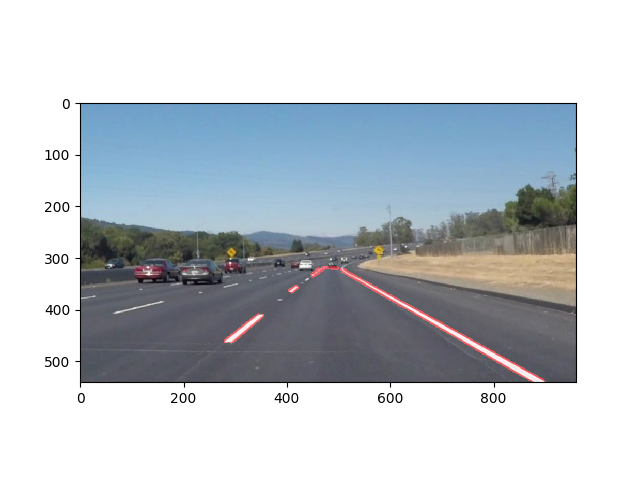
#> input picture Project1/Image Results/Project/solidwhitecurve.png, 640 x 480 px
$ python -i image_pipeline.py   (imports and definitions only)
#> lines starting #> are read from the running program, lines starting #| are printed output that depends on the picture; after the words box and inside, x2 and y2 are one past the last pixel; in counts of white or black regions, pixels touching at a corner belong together
import matplotlib.pyplot as plt
import matplotlib.image as mpimg
import numpy as np
import cv2
import math
import os
import imageio
import image_functions
from moviepy.editor import VideoFileClip
from IPython.display import HTML

def read_image(filepath):
    """
    Accepts images of type jpeg and png
    :param filepath: path to desired image
    :return: image in 0, 255 byte scale
    """
    extentsion = filepath.split(".")[-1]

    if str(extentsion).upper() in ("JPG", "JPEG"):
        return mpimg.imread(filepath)
    elif str(extentsion).upper() == "PNG":
        return (mpimg.imread(filepath)*255).astype('uint8')
    else:
        sys.exit("Unknown file type - try jpg and png files")

def grayscale(img):
    """
    Applies the Grayscale transform
    This will return an image with only one color channel
    but NOTE: to see the returned image as grayscale
    you should call plt.imshow(gray, cmap='gray')
    :param img: image to be converted to grayscale
    :return: image in grayscale
    """
    return cv2.cvtColor(img, cv2.COLOR_BGR2GRAY)

def gaussian_blur(img, kernel_size):
    """
    Applies a Gaussian kernel to reduce the noise in the image
    :param img: image for smoothing
    :param kernel_size: kernel size to be applied for the gaussian
    :return: smoothed image
    """
    return cv2.GaussianBlur(img, (kernel_size, kernel_size), 0)

def canny(img, low_threshold, high_threshold):
    """
    Applies the Canny transform
    :param img: image
    :param low_threshold: lower bound for signal rejection
    :param high_threshold: upper bound for detecting strong edges
    :return: transformed image
    """
    return cv2.Canny(img, low_threshold, high_threshold)

def region_of_interest(img, vertices):
    """
    Applies an image mask.

    Only keeps the region of the image defined by the polygon
    formed from `vertices`. The rest of the image is set to black.
    :param img: image
    :param vertices: vertices for the polygon
    :return: masked image
    """
    # defining a blank mask to start with
    mask = np.zeros_like(img)

    # defining a 3 channel or 1 channel color to fill the mask with depending on the input image
    if len(img.shape) > 2:
        channel_count = img.shape[2]  # i.e. 3 or 4 depending on your image
        ignore_mask_color = (255,) * channel_count
    else:
        ignore_mask_color = 255

    # filling pixels inside the polygon defined by "vertices" with the fill color
    cv2.fillPoly(mask, vertices, ignore_mask_color)

    # returning the image only where mask pixels are nonzero
    masked_image = cv2.bitwise_and(img, mask)
    return masked_image

def draw_lines(img, lines, color=[255, 0, 0], thickness=5):
    """
    Draws line segments onto image
    This function modifies the given image and draws lines on it.
    The lines are based on the coordinates of 2 points
    :param img: image
    :param lines: end point pairs for all line segments
    :param color: desired line color
    :param thickness: desired line thickness
    :return: image with lines
    """
    for line in lines:
        for x1, y1, x2, y2 in line:
            cv2.line(img, (x1, y1), (x2, y2), color, thickness)

def hough_lines(img, rho, theta, threshold, min_line_len, max_line_gap):
    """
    Calculates hough line segments and draws them one the image provided
    :param img: should be the output of a Canny transform.
    :param rho: radial distance from the center
    :param theta: rotation angle
    :param threshold: threshold for intersection counts
    :param min_line_len: minimum line length limit
    :param max_line_gap: maximum allowed line gap in pixels
    :return: Returns an image with hough lines drawn.
    """
    lines = cv2.HoughLinesP(img, rho, theta, threshold, np.array([]), minLineLength=min_line_len,
                            maxLineGap=max_line_gap)
    line_img = np.zeros((*img.shape, 3), dtype=np.uint8)
    draw_lines(line_img, lines)
    return line_img

def weighted_img(img, initial_img, α=1.0, β=0.5, λ=0.):
    """
    `img` is the output of the hough_lines(), An image with lines drawn on it.
    Should be a blank image (all black) with lines drawn on it.

    `initial_img` should be the image before any processing.

    The result image is computed as follows:

    initial_img * α + img * β + λ
    NOTE: initial_img and img must be the same shape!
    """
    return cv2.addWeighted(initial_img, α, img, β, λ)


# [2 lines not run here, left out]

def image_pipeline(img):
    gray = grayscale(img)
    kernel_size=5
    blur_gray=gaussian_blur(gray,kernel_size)
    low_threshold = 38
    high_threshold = 145
    edges=canny(blur_gray, low_threshold, high_threshold)
    vertices = np.array([[(138,537),(460,316), (500,316), (920,537)]], dtype=np.int32)
    masked_edges=region_of_interest(edges,vertices)

    rho = 1
    theta = np.pi / 180
    threshold_hough = 20
    min_line_length = 7
    max_line_gap = 5
    line_image = hough_lines(masked_edges, rho, theta, threshold_hough, min_line_length, max_line_gap)
    line_edges = weighted_img(line_image, img)

    if not is_video_file:
        fig = plt.figure()
        plt.imshow(line_edges)
        plt.show()

    return line_edges


def run_images():
    """
    Read all the images in the folder, process, display and write them.
    """
    for img_name in os.listdir("/home/nvidia/opencv/samples/python/Udacity/Project1/Sample Images/"):
        folder_name = "Sample Images"
        path = folder_name + "/" + img_name
        image = read_image(path)

        print(img_name.upper())

        result = image_pipeline(image)

        nm, ext = img_name.split(".")
        out_file_name = "Results/" + nm + "_out." + ext
        cv2.imwrite(out_file_name, cv2.cvtColor(result, cv2.COLOR_BGR2RGB))


prev_lines = []
is_video_file = True
white_output = 'Results/challenge.mp4'
# [1 line that did not run here, left out]
# [1 line that did not run here, left out]
# [1 line not run here, left out]

#run_images()

>>> import cv2
>>> picture = cv2.imread('Image Results/Project/solidwhitecurve.png')
#> picture is the input picture: shape (480, 640, 3); mean B, G, R 204.8, 198.8, 192.4
>>> result = image_pipeline(picture)
#> in grayscale, `return cv2.cvtColor(img, cv2.COLOR_BGR2GRAY)`:
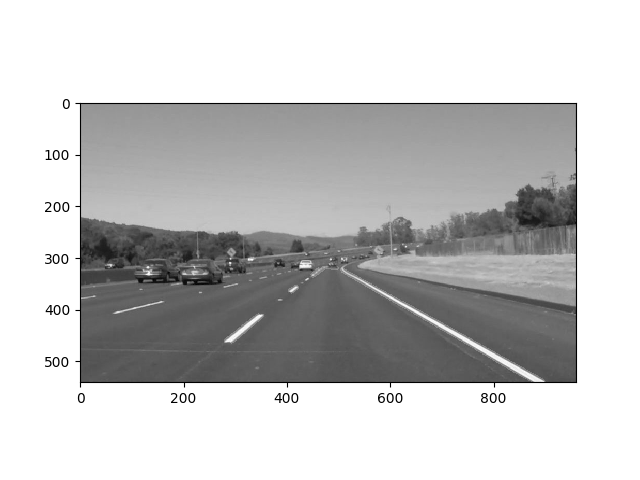
#> returned value: shape (480, 640); min 0, max 255, mean 197.6
#> in gaussian_blur, `return cv2.GaussianBlur(img, (kernel_size, kernel_size), 0)`:
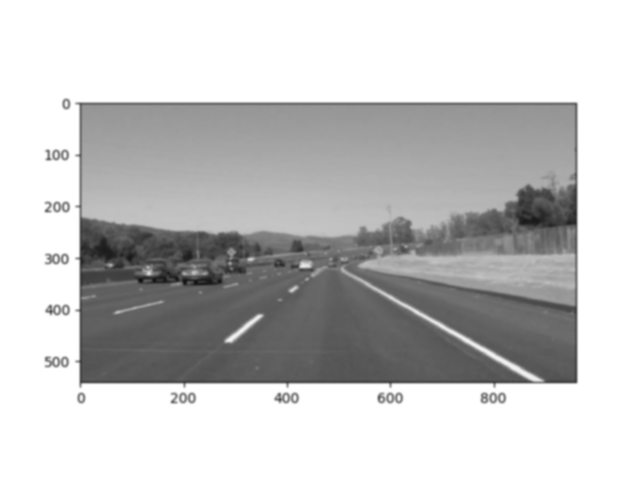
#> returned value: shape (480, 640); min 17, max 255, mean 197.6
#> in canny, `return cv2.Canny(img, low_threshold, high_threshold)`:
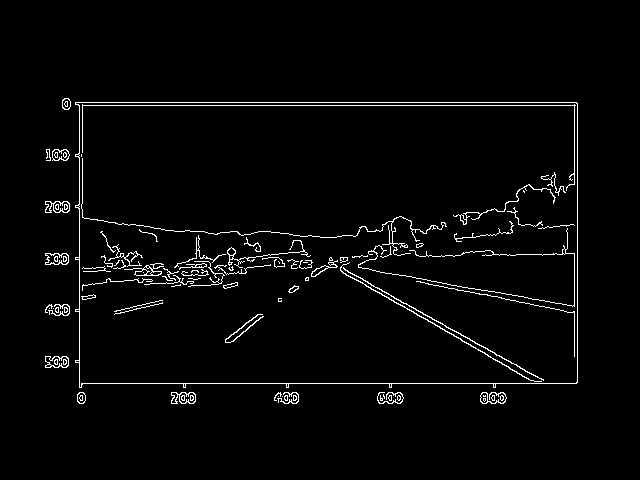
#> returned value: shape (480, 640); 2.7% white in thin lines or dots, all inside (x1, y1, x2, y2) = (45, 98, 578, 404)
#> in region_of_interest, `cv2.fillPoly(mask, vertices, ignore_mask_color)`:
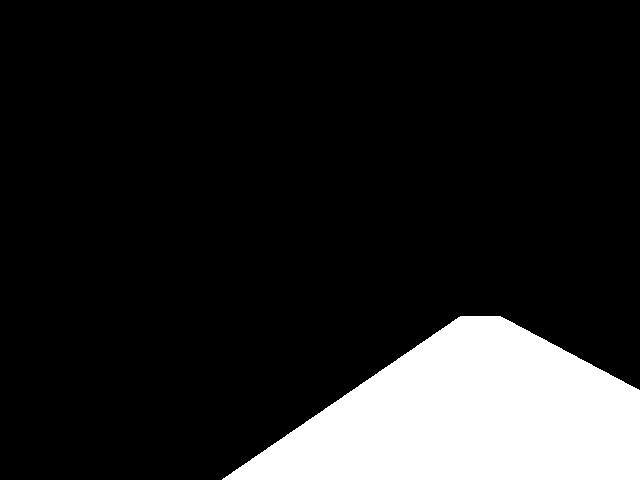
#> mask: shape (480, 640); 14.3% white; 1 white region, box (x1, y1, x2, y2) and area: (222, 316, 640, 480) 43893
#> in region_of_interest, `masked_image = cv2.bitwise_and(img, mask)`:
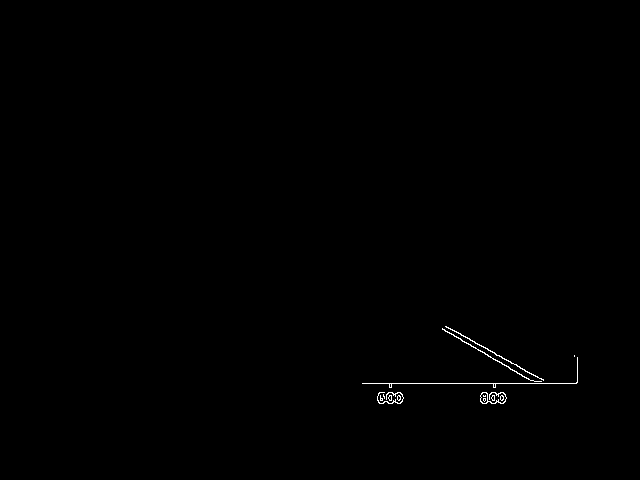
#> masked_image: shape (480, 640); 0.28% white in thin lines or dots, all inside (x1, y1, x2, y2) = (362, 326, 578, 404)
#> in hough_lines, `lines = cv2.HoughLinesP(img, rho, theta, threshold, np.array([]), minL..`: lines = 19 rows, first 6: [362, 383, 576, 383], [446, 326, 543, 380], [442, 329, 531, 380], [377, 400, 402, 399], [481, 397, 505, 395], [379, 403, 400, 403]
#> the loop in draw_lines, `for line in lines:` made 19 passes
#> line on passes 1 to 12: [[362, 383, 576, 383]], [[446, 326, 543, 380]], [[442, 329, 531, 380]], [[377, 400, 402, 399]], [[481, 397, 505, 395]], [[379, 403, 400, 403]], [[481, 402, 504, 402]], [[379, 392, 400, 392]], [[577, 382, 577, 357]], [[480, 400, 505, 400]], [[378, 395, 402, 395]], [[481, 393, 504, 393]]

$ run again, on Project1/Image Results/lane_lines_1/yellow_lane_ROI.png
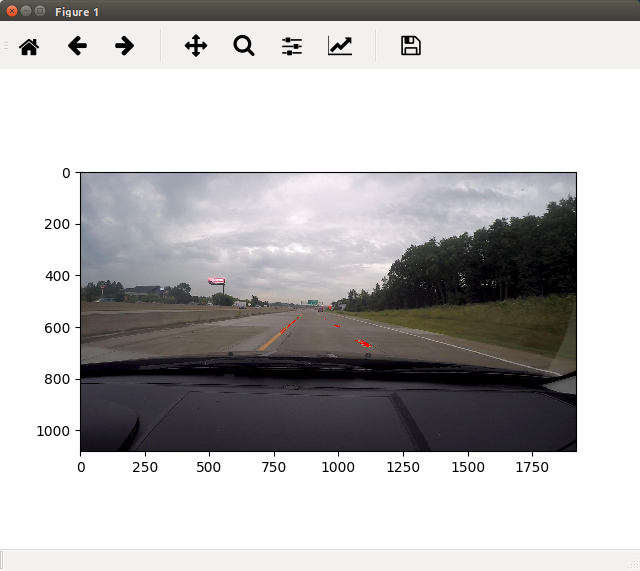
#> input picture Project1/Image Results/lane_lines_1/yellow_lane_ROI.png, 640 x 571 px
#> picture is the input picture: shape (571, 640, 3); mean B, G, R 185.8, 185.4, 186.7
#> in canny, `return cv2.Canny(img, low_threshold, high_threshold)`:
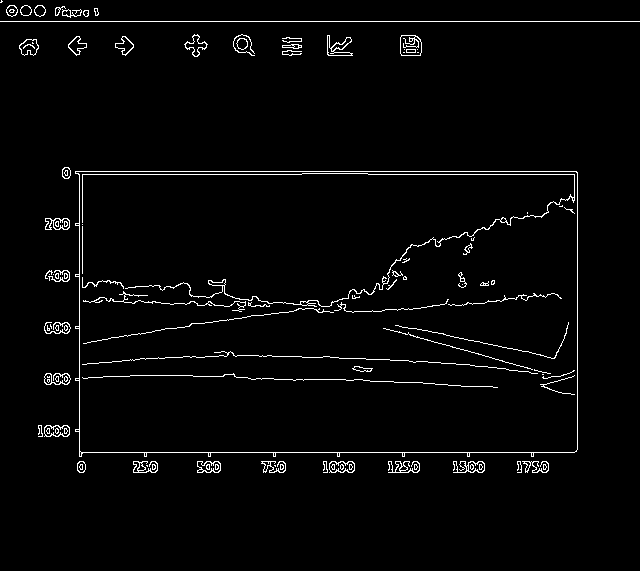
#> returned value: shape (571, 640); 2.6% white in thin lines or dots, all inside (x1, y1, x2, y2) = (0, 0, 640, 473)
#> mask: shape (571, 640); 19.3% white; 1 white region, box (x1, y1, x2, y2) and area: (138, 316, 640, 538) 70572
#> masked_image: shape (571, 640); 0.52% white in thin lines or dots, all inside (x1, y1, x2, y2) = (261, 332, 578, 473)
#> lines = 58 rows, first 6: [262, 452, 574, 452], [261, 461, 283, 461], [388, 472, 417, 472], [323, 464, 354, 464], [426, 339, 547, 373], [476, 386, 497, 387]
#> the loop in draw_lines, `for line in lines:` made 58 passes
#> after the loop in draw_lines, `for line in lines:`:
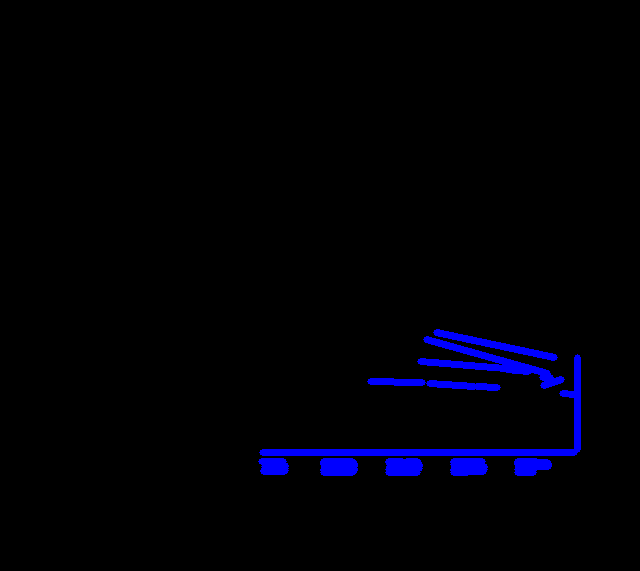
#> img: shape (571, 640, 3); mean of channels 0, 1, 2 6.7, 0, 0; drawn as B, G, R

$ run again, on Project1/Image Results/lane_lines_1/yellow_lane_marking.png
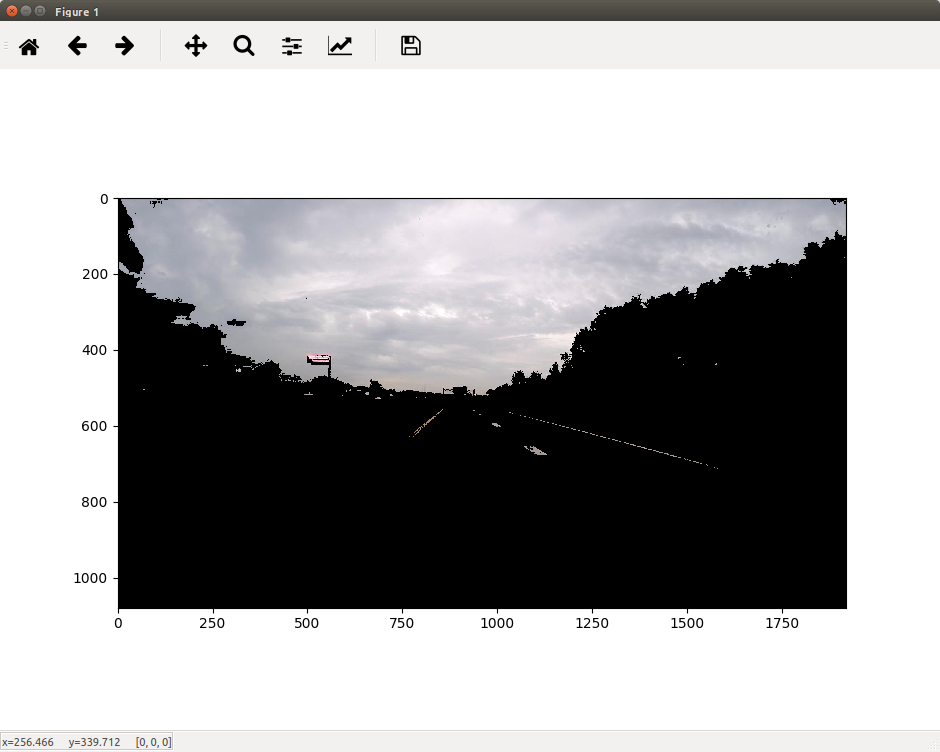
#> input picture Project1/Image Results/lane_lines_1/yellow_lane_marking.png, 940 x 752 px
#> picture is the input picture: shape (752, 940, 3); mean B, G, R 166.8, 166.1, 166.6
#> in canny, `return cv2.Canny(img, low_threshold, high_threshold)`:
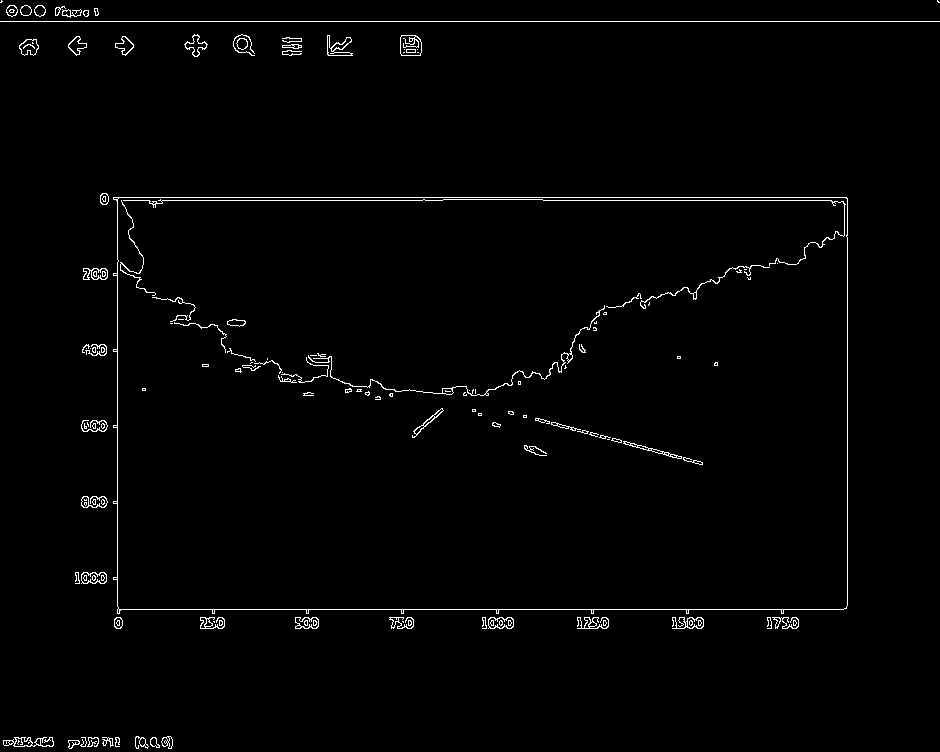
#> returned value: shape (752, 940); 1.5% white in thin lines or dots
#> mask: shape (752, 940); 13% white; 1 white region, box (x1, y1, x2, y2) and area: (138, 316, 921, 538) 91614
#> in region_of_interest, `masked_image = cv2.bitwise_and(img, mask)`:
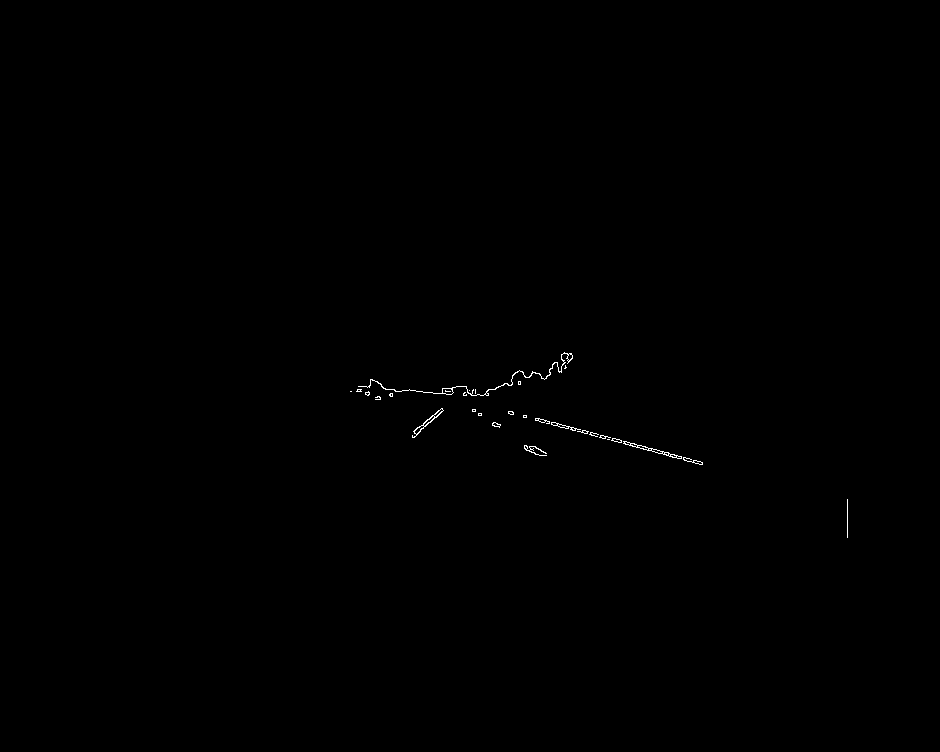
#> masked_image: shape (752, 940); 0.16% white in thin lines or dots, all inside (x1, y1, x2, y2) = (350, 352, 848, 538)
#> lines = 34 rows, first 6: [535, 419, 702, 464], [535, 418, 596, 433], [402, 390, 451, 394], [416, 428, 431, 421], [425, 421, 438, 415], [626, 441, 702, 462]
#> the loop in draw_lines, `for line in lines:` made 34 passes

$ run again, on Project1/Image Results/lane_lines_2/lane_lines_roi.png
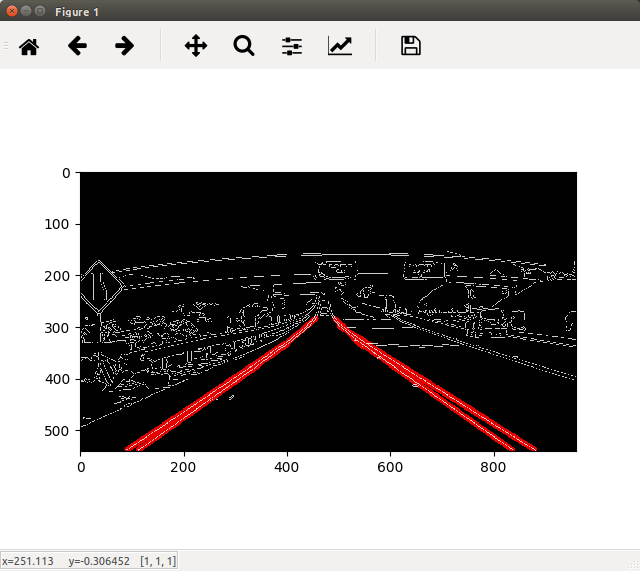
#> input picture Project1/Image Results/lane_lines_2/lane_lines_roi.png, 640 x 571 px
#> picture is the input picture: shape (571, 640, 3); mean B, G, R 151, 151.4, 154.2
#> mask: shape (571, 640); 19.3% white; 1 white region, box (x1, y1, x2, y2) and area: (138, 316, 640, 538) 70572
#> in region_of_interest, `masked_image = cv2.bitwise_and(img, mask)`:
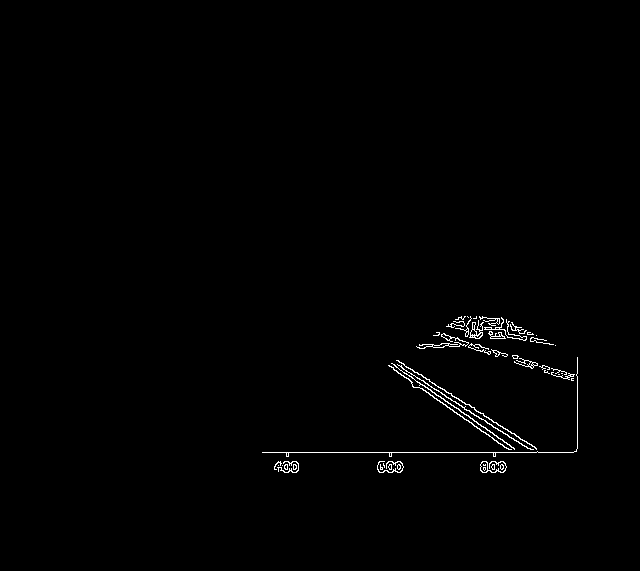
#> masked_image: shape (571, 640); 0.76% white in thin lines or dots, all inside (x1, y1, x2, y2) = (262, 316, 578, 473)
#> lines = 80 rows, first 6: [262, 452, 573, 452], [388, 365, 412, 382], [398, 360, 511, 433], [430, 395, 510, 449], [395, 366, 492, 432], [397, 364, 522, 445]
#> the loop in draw_lines, `for line in lines:` made 80 passes
#> in weighted_img, `return cv2.addWeighted(initial_img, α, img, β, λ)`:
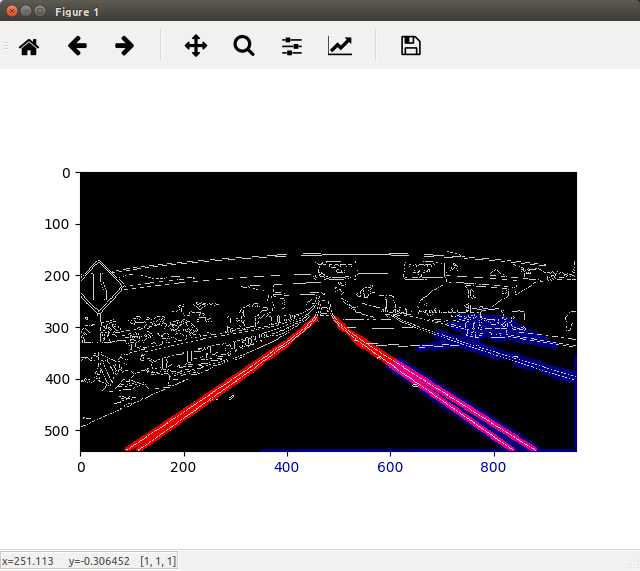
#> returned value: shape (571, 640, 3); mean of channels 0, 1, 2 153.9, 151.4, 154.2; drawn as B, G, R
